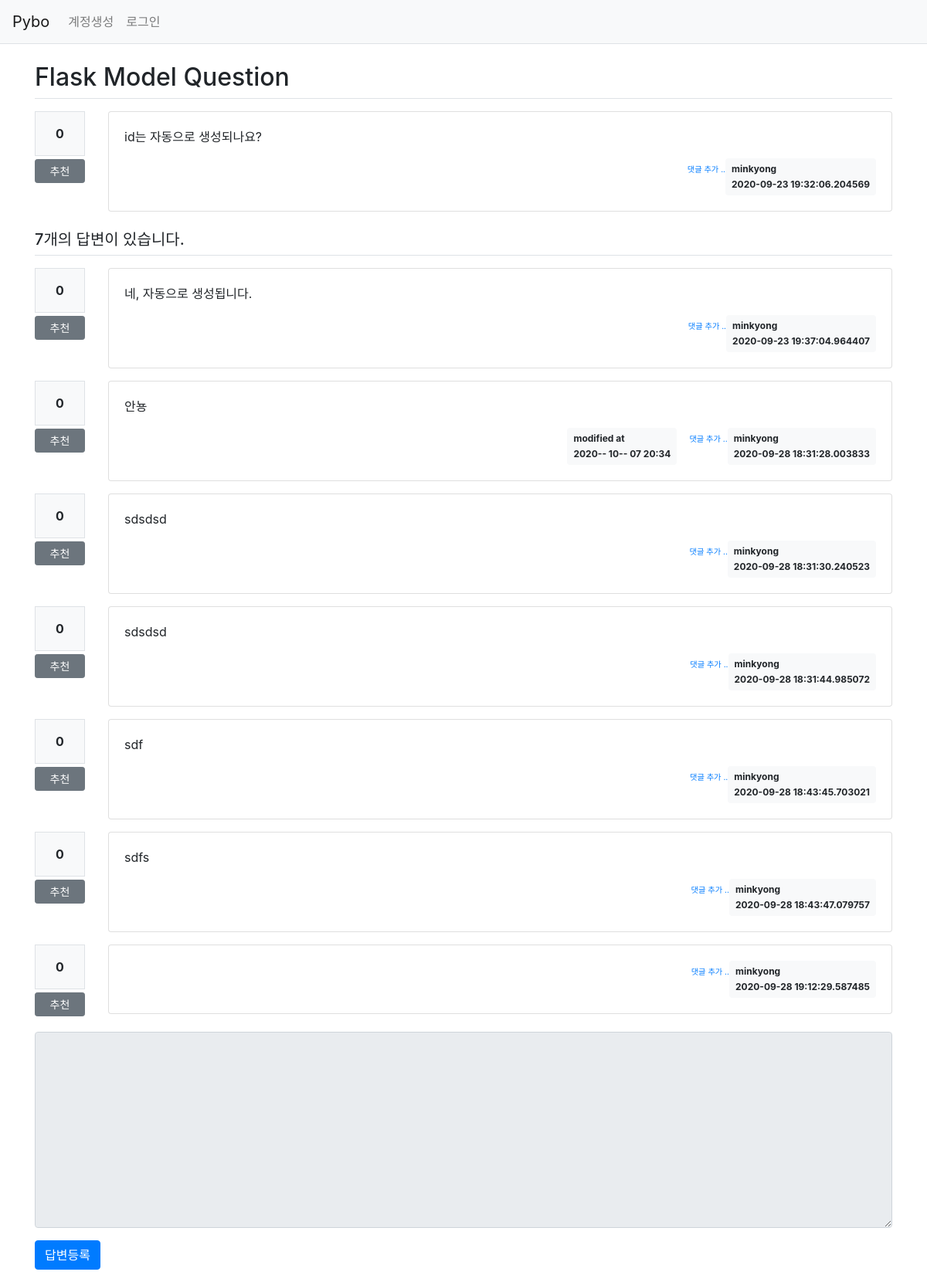
Screenshot of /question/detail/2/ with the database file from the repository.
### pybo/models.py (models this page shows)
class Question(db.Model):
    id = db.Column(db.Integer, primary_key=True)
    subject = db.Column(db.String(200), nullable=False)
    content = db.Column(db.Text(), nullable=False)
    create_date = db.Column(db.DateTime(), nullable=False)
    modify_date = db.Column(db.DateTime(), nullable=True)
    user_id = db.Column(db.Integer, db.ForeignKey('user.id', ondelete='CASCADE'), nullable=False)
    user = db.relationship('User', backref=db.backref('question_set'))
    voter = db.relationship('User', secondary=question_voter, backref=db.backref('question_voter_set'))

class User(db.Model):
    id = db.Column(db.Integer, primary_key=True)
    username = db.Column(db.String(150), unique=True, nullable=False)
    password = db.Column(db.String(200), nullable=False)
    email = db.Column(db.String(120), unique=True, nullable=False)

class Answer(db.Model):
    id = db.Column(db.Integer, primary_key=True)
    question_id = db.Column(db.Integer, db.ForeignKey('question.id', ondelete='CASCADE'))
    question = db.relationship('Question', backref=db.backref('answer_set'))
    content = db.Column(db.Text(), nullable=False)
    create_date = db.Column(db.DateTime(), nullable=False)
    modify_date = db.Column(db.DateTime(), nullable=True)
    user_id = db.Column(db.Integer, db.ForeignKey('user.id', ondelete='CASCADE'), nullable=False)
    user = db.relationship('User', backref=db.backref('answer_set'))
    voter = db.relationship('User', secondary=answer_voter, backref=db.backref('answer_voter_set'))

### pybo/views/question_views.py (the view)
@bp.route('/detail/<int:question_id>/')
def detail(question_id):
    form = AnswerForm()
    question = Question.query.get_or_404(question_id)
    return render_template('question/question_detail.html', question=question, form=form)

### pybo/forms.py
class AnswerForm(FlaskForm):
    content = TextAreaField('내용', validators=[DataRequired('내용은 필수입력 항목입니다.')])

### pybo/filter.py (called while the page is built)
def format_datetime(value, fmt='%Y-- %m-- %d %H:%M'):
    return value.strftime(fmt)

### pybo/views/auth_views.py (called while the page is built)
@bp.before_app_request
def load_logged_in_user():
    user_id = session.get('user_id')
    if user_id is None:
        g.user = None
    else:
        g.user = User.query.get(user_id)

### pybo/templates/question/question_detail.html (shortened to what this page needs)
{% extends 'base.html' %}
{% block content %}
<div class="container my-3">
    <h2 class="border-bottom py-2">{{ question.subject }}</h2>
    <div class="row my-3">
        <div class="col-1">
            <div class="bg-light text-center p-3 border font-weight-bolder mb-1">{{ question.voter|length }}</div>
            <a href="#" data-uri="{{ url_for('vote.question', question_id=question.id) }}"
               class="recommend btn btn-sm btn-secondary btn-block my-1">추천</a>
        </div>
        <div class="col-11">
    <div class="card">
        <div class="card-body">
            <div class="card-text">{{ question.content|markdown }}</div>
            <div class="d-flex justify-content-end">
            <div>
                <a href="{{ url_for('comment.create_question', question_id=question.id) }}"
                   class="small"><small>댓글 추가 ..</small></a>
            </div>
                <div class="badge badge-light p-2 text-left">
            <div class="mb-2">{{ question.user.username }}</div>
            <div>{{ question.create_date }}</div>
        </div>
            </div>
        </div>
    </div>
     </div>
</div>
    <h5 class="border-bottom my-3 py-2">{{ question.answer_set|length }}개의 답변이 있습니다.</h5>
    {% for answer in question.answer_set %}
    <div class="row my-3">
    <div class="col-1">
        <div class="bg-light text-center p-3 border font-weight-bolder mb-1">{{ answer.voter|length }}</div>
        <a href="#" data-uri="{{ url_for('vote.answer', answer_id=answer.id) }}"
            class="recommend btn btn-sm btn-secondary btn-block my-1">추천</a>
    </div>
    <div class="col-11">
    <div class="card">
        <div class="card-body">
            <div class="card-text">{{ answer.content|markdown }}</div>
            <div class="d-flex justify-content-end">
                 {% if answer.modify_date %}
                <div class="badge badge-light p-2 text-left mx-3">
                    <div class="mb-2">modified at</div>
                    <div>{{ answer.modify_date|datetime }}</div>
                </div>
                {% endif %}
            <div>
                <a href="{{ url_for('comment.create_answer', answer_id=answer.id) }}"
                   class="small"><small>댓글 추가 ..</small></a>
            </div>
                <div class="badge badge-light p-2 text-left">
            <div class="mb-2">{{ answer.user.username }}</div>
            <div>{{ answer.create_date }}</div>
        </div>
            </div>
        </div>
    </div>
  </div>
</div>
    {% endfor %}
    <form action="{{ url_for('answer.create', question_id=question.id) }}" method="post" class="my-3">
        <div class="form-group">
            <textarea {% if not g.user %}disabled{% endif %}
                    name="content" id="content" class="form-control" rows="10"></textarea>
        </div>
        <input type="submit" value="답변등록" class="btn btn-primary">
    </form>
</div>
{% endblock %}

### rows the page displays
Question: subject "Flask Model Question", content "id는 자동으로 생성되나요?", create_date "2020-09-23 19:32:06.204569"
User: user.username "minkyong"
Answer: voter|length "0", content "네, 자동으로 생성됩니다.", user.username "minkyong", create_date "2020-09-23 19:37:04.964407"
Answer: voter|length "0", content "안뇽", modify_date "2020-- 10-- 07 20:34", user.username "minkyong", create_date "2020-09-28 18:31:28.003833"
Answer: voter|length "0", content "sdsdsd", user.username "minkyong", create_date "2020-09-28 18:31:30.240523"
Answer: voter|length "0", content "sdsdsd", user.username "minkyong", create_date "2020-09-28 18:31:44.985072"
Answer: voter|length "0", content "sdf", user.username "minkyong", create_date "2020-09-28 18:43:45.703021"
Answer: voter|length "0", content "sdfs", user.username "minkyong", create_date "2020-09-28 18:43:47.079757"
Answer: voter|length "0", user.username "minkyong", create_date "2020-09-28 19:12:29.587485"

### other values shown
{{ question.voter|length }} "0"
{{ question.answer_set|length }} "7"
